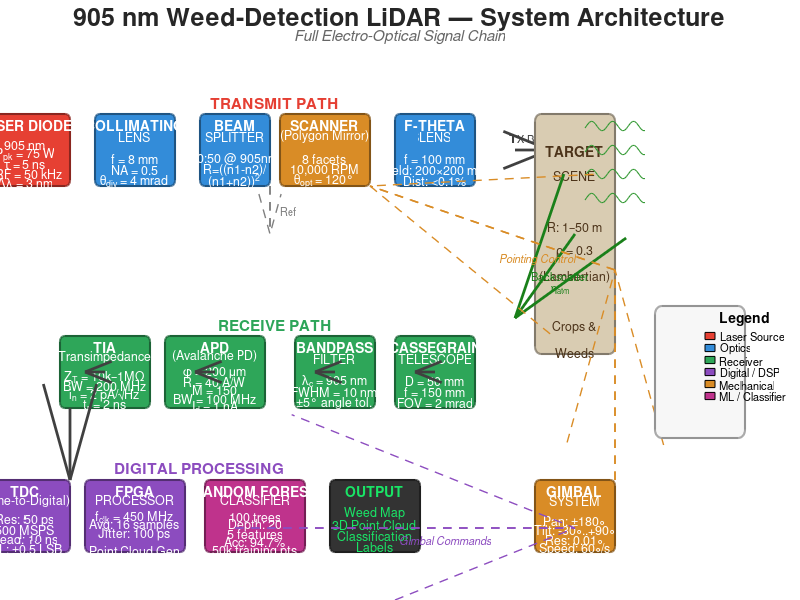
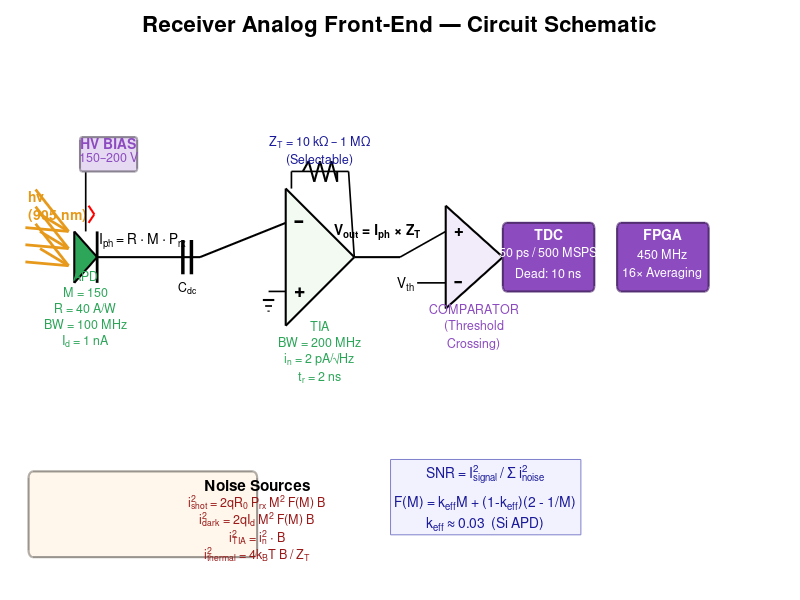
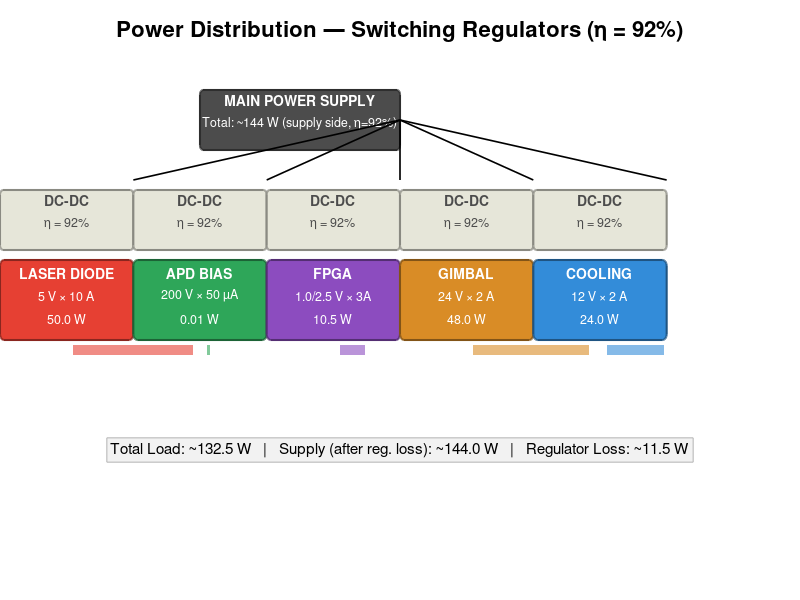

Source code (MATLAB) for these figures, in order:
function lidar_system_diagram()
% LIDAR_SYSTEM_DIAGRAM  Draw a comprehensive block diagram / circuit
%   schematic of the complete 905 nm weed-detection LiDAR system.
%
%   Usage:  lidar_system_diagram()
%
%   Generates 3 figures:
%     Figure 1 — Full system signal-chain block diagram
%     Figure 2 — Receiver analog front-end circuit schematic
%     Figure 3 — Power distribution tree

%% =====================================================================
%  FIGURE 1:  FULL SYSTEM BLOCK DIAGRAM
%  =====================================================================
fig1 = figure('Name', 'LiDAR System — Block Diagram', ...
    'Position', [40, 60, 1600, 900], 'Color', 'w', ...
    'MenuBar', 'none', 'NumberTitle', 'off');
ax1 = axes('Parent', fig1, 'Position', [0 0 1 1]);
axis(ax1, [0 160 0 100]);
axis off; hold on;

% ---- Colour palette ----
col_tx      = [0.90 0.25 0.20];   % red-orange
col_optics  = [0.20 0.55 0.85];   % blue
col_rx      = [0.18 0.65 0.35];   % green
col_digital = [0.55 0.30 0.75];   % purple
col_mech    = [0.85 0.55 0.15];   % amber
col_bg      = [0.96 0.96 0.98];   % light background
col_arrow   = [0.25 0.25 0.25];   % dark grey

% ---- Title ----
text(80, 97, '905 nm Weed-Detection LiDAR — System Architecture', ...
    'FontSize', 18, 'FontWeight', 'bold', 'HorizontalAlignment', 'center', ...
    'Color', [0.15 0.15 0.15]);
text(80, 94, 'Full Electro-Optical Signal Chain', ...
    'FontSize', 11, 'HorizontalAlignment', 'center', ...
    'Color', [0.4 0.4 0.4], 'FontAngle', 'italic');

% =========== TRANSMITTER CHAIN (top row, left) ===========
y_tx = 75;

% Laser Diode
draw_block(ax1, 5, y_tx, 18, 12, col_tx, ...
    {'LASER DIODE', '', '905 nm', 'P_{pk} = 75 W', ...
     '\tau = 5 ns', 'PRF = 50 kHz', '\Delta\lambda = 3 nm'}, 'w');

% Arrow
draw_arrow(ax1, 23, y_tx, 27, y_tx, col_arrow);

% Collimating Lens
draw_block(ax1, 27, y_tx, 16, 12, col_optics, ...
    {'COLLIMATING', 'LENS', '', 'f = 8 mm', 'NA = 0.5', ...
     '\theta_{div} = 4 mrad'}, 'w');

% Arrow
draw_arrow(ax1, 43, y_tx, 47, y_tx, col_arrow);

% Beam Splitter
draw_block(ax1, 47, y_tx, 14, 12, col_optics, ...
    {'BEAM', 'SPLITTER', '', '50:50 @ 905nm', ...
     'R=((n1-n2)/', '(n1+n2))^2'}, 'w');

% Arrow right → Scanner
draw_arrow(ax1, 61, y_tx, 65, y_tx, col_arrow);

% Arrow down from BS → Reference detector (dashed)
draw_dashed_arrow(ax1, 54, y_tx-6, 54, y_tx-14, [0.5 0.5 0.5]);
text(56, y_tx-10, 'Ref', 'FontSize', 8, 'Color', [0.5 0.5 0.5]);

% =========== SCANNING OPTICS (top row, right) ===========

% Scanner (Polygon / Galvo)
draw_block(ax1, 65, y_tx, 18, 12, col_mech, ...
    {'SCANNER', '(Polygon Mirror)', '', '8 facets', ...
     '10,000 RPM', '\theta_{opt} = 120°'}, 'w');

% Arrow
draw_arrow(ax1, 83, y_tx, 87, y_tx, col_arrow);

% F-theta Lens
draw_block(ax1, 87, y_tx, 16, 12, col_optics, ...
    {'F-THETA', 'LENS', '', 'f = 100 mm', ...
     'Field: 200×200 mm', 'Dist: <0.1%'}, 'w');

% Arrow to target
draw_arrow(ax1, 103, y_tx, 110, y_tx, col_arrow);
text(106.5, y_tx+2, 'TX Beam', 'FontSize', 8, 'Color', col_arrow, ...
    'HorizontalAlignment', 'center');

% =========== TARGET ===========
draw_block(ax1, 115, y_tx-14, 16, 40, [0.85 0.80 0.70], ...
    {'TARGET', 'SCENE', '', 'R: 1–50 m', ...
     '\rho = 0.3', '(Lambertian)', '', ...
     'Crops &', 'Weeds'}, [0.3 0.2 0.1]);
% Wavy lines for vegetation
for yy = [y_tx-8, y_tx-4, y_tx+0, y_tx+4]
    xx = linspace(117, 129, 30);
    plot(ax1, xx, yy + 0.8*sin(xx*1.5), 'Color', [0.2 0.6 0.2], 'LineWidth', 0.8);
end

% Return arrow (target → receiver telescope)
draw_arrow(ax1, 115, y_tx-14, 103, y_tx-28, [0.1 0.5 0.1]);
text(112, y_tx-22, {'Backscatter', '\eta_{atm}'}, 'FontSize', 8, ...
    'Color', [0.1 0.5 0.1], 'HorizontalAlignment', 'center');

% =========== RECEIVER CHAIN (bottom row, right to left) ===========
y_rx = 38;

% Cassegrain Telescope
draw_block(ax1, 87, y_rx, 16, 12, col_rx, ...
    {'CASSEGRAIN', 'TELESCOPE', '', 'D = 50 mm', ...
     'f = 150 mm', 'FOV = 2 mrad'}, 'w');

% Arrow
draw_arrow(ax1, 87, y_rx, 83, y_rx, col_arrow);

% Bandpass Filter
draw_block(ax1, 67, y_rx, 16, 12, col_rx, ...
    {'BANDPASS', 'FILTER', '', '\lambda_c = 905 nm', ...
     'FWHM = 10 nm', '\pm5° angle tol.'}, 'w');

% Arrow
draw_arrow(ax1, 67, y_rx, 63, y_rx, col_arrow);

% APD
draw_block(ax1, 43, y_rx, 20, 12, col_rx, ...
    {'APD', '(Avalanche PD)', '', '\phi = 200 \mum', ...
     'R = 40 A/W', 'M = 150', 'BW = 100 MHz', ...
     'I_d = 1 nA'}, 'w');

% Arrow
draw_arrow(ax1, 43, y_rx, 39, y_rx, col_arrow);

% TIA
draw_block(ax1, 21, y_rx, 18, 12, col_rx, ...
    {'TIA', '(Transimpedance)', '', 'Z_T = 10k–1M\Omega', ...
     'BW = 200 MHz', 'i_n = 2 pA/\surdHz', ...
     't_r = 2 ns'}, 'w');

% Arrow
draw_arrow(ax1, 21, y_rx, 17, y_rx, col_arrow);

% =========== DIGITAL PROCESSING (bottom row, left) ===========
y_dg = 14;

% TDC
draw_block(ax1, 5, y_dg, 18, 12, col_digital, ...
    {'TDC', '(Time-to-Digital)', '', 'Res: 50 ps', ...
     '500 MSPS', 'Dead: 10 ns', 'INL: ±0.5 LSB'}, 'w');

% Arrow from TIA down to TDC
draw_arrow(ax1, 14, y_rx-6, 14, y_dg+6, col_arrow);

% Arrow
draw_arrow(ax1, 23, y_dg, 27, y_dg, col_arrow);

% FPGA
draw_block(ax1, 27, y_dg, 20, 12, col_digital, ...
    {'FPGA', 'PROCESSOR', '', 'f_{clk} = 450 MHz', ...
     'Avg: 16 samples', 'Jitter: 100 ps', '', ...
     'Point Cloud Gen'}, 'w');

% Arrow
draw_arrow(ax1, 47, y_dg, 51, y_dg, col_arrow);

% ML Classifier
draw_block(ax1, 51, y_dg, 20, 12, [0.75 0.20 0.55], ...
    {'RANDOM FOREST', 'CLASSIFIER', '', '100 trees', ...
     'Depth: 20', '5 features', 'Acc: 94.7%', ...
     '50k training pts'}, 'w');

% Arrow
draw_arrow(ax1, 71, y_dg, 75, y_dg, col_arrow);

% Output
draw_block(ax1, 75, y_dg, 18, 12, [0.2 0.2 0.2], ...
    {'OUTPUT', '', 'Weed Map', '3D Point Cloud', ...
     'Classification', 'Labels'}, [0.1 0.9 0.4]);

% =========== GIMBAL (right side, bottom) ===========
draw_block(ax1, 115, y_dg, 16, 12, col_mech, ...
    {'GIMBAL', 'SYSTEM', '', 'Pan: \pm180\circ', ...
     'Tilt: -30\circ..+90\circ', 'Res: 0.01\circ', ...
     'Speed: 60\circ/s'}, 'w');

% Arrow from gimbal to scanner
draw_dashed_arrow(ax1, 123, y_dg+6, 123, y_tx-20, col_mech);
draw_dashed_arrow(ax1, 123, y_tx-20, 74, y_tx-6, col_mech);
text(100, y_tx-18, 'Pointing Control', 'FontSize', 8, ...
    'Color', col_mech, 'FontAngle', 'italic');

% Arrow from FPGA to Gimbal
draw_dashed_arrow(ax1, 47, y_dg-2, 115, y_dg-2, col_digital);
text(80, y_dg-4, 'Gimbal Commands', 'FontSize', 8, ...
    'Color', col_digital, 'FontAngle', 'italic');

% =========== SIGNAL FLOW LABELS ===========
% TX path label
text(55, y_tx+8, '\bf{TRANSMIT PATH}', 'FontSize', 11, ...
    'Color', col_tx, 'HorizontalAlignment', 'center', 'Interpreter', 'tex');
% RX path label
text(55, y_rx+8, '\bf{RECEIVE PATH}', 'FontSize', 11, ...
    'Color', col_rx, 'HorizontalAlignment', 'center', 'Interpreter', 'tex');
% Digital label
text(40, y_dg+8, '\bf{DIGITAL PROCESSING}', 'FontSize', 11, ...
    'Color', col_digital, 'HorizontalAlignment', 'center', 'Interpreter', 'tex');

% =========== LEGEND ===========
legend_x = 140; legend_y = 38;
draw_block(ax1, legend_x, legend_y, 18, 22, [0.97 0.97 0.97], {}, 'k');
text(legend_x+9, legend_y+9, '\bf{Legend}', 'FontSize', 10, ...
    'HorizontalAlignment', 'center');
draw_small_rect(ax1, legend_x+1, legend_y+6, col_tx);
text(legend_x+4, legend_y+6, 'Laser Source', 'FontSize', 8);
draw_small_rect(ax1, legend_x+1, legend_y+4, col_optics);
text(legend_x+4, legend_y+4, 'Optics', 'FontSize', 8);
draw_small_rect(ax1, legend_x+1, legend_y+2, col_rx);
text(legend_x+4, legend_y+2, 'Receiver', 'FontSize', 8);
draw_small_rect(ax1, legend_x+1, legend_y+0, col_digital);
text(legend_x+4, legend_y+0, 'Digital / DSP', 'FontSize', 8);
draw_small_rect(ax1, legend_x+1, legend_y-2, col_mech);
text(legend_x+4, legend_y-2, 'Mechanical', 'FontSize', 8);
draw_small_rect(ax1, legend_x+1, legend_y-4, [0.75 0.20 0.55]);
text(legend_x+4, legend_y-4, 'ML / Classifier', 'FontSize', 8);


%% =====================================================================
%  FIGURE 2:  RECEIVER ANALOG FRONT-END CIRCUIT
%  =====================================================================
fig2 = figure('Name', 'LiDAR — Receiver Circuit Schematic', ...
    'Position', [80, 40, 1400, 700], 'Color', 'w', ...
    'MenuBar', 'none', 'NumberTitle', 'off');
ax2 = axes('Parent', fig2, 'Position', [0 0 1 1]);
axis(ax2, [0 140 0 70]);
axis off; hold on;

text(70, 67, 'Receiver Analog Front-End — Circuit Schematic', ...
    'FontSize', 16, 'FontWeight', 'bold', 'HorizontalAlignment', 'center');

% ---- Photodiode Symbol (APD) ----
apd_x = 15; apd_y = 40;

% Incoming light arrows
for dy = [-2, 0, 2]
    draw_arrow(ax2, apd_x-8, apd_y+dy+3, apd_x-3, apd_y+dy+1, [0.9 0.6 0.1]);
end
text(apd_x-10, apd_y+6, {'h\nu', '(905 nm)'}, 'FontSize', 10, ...
    'Color', [0.9 0.6 0.1], 'FontWeight', 'bold');

% Diode triangle
triangle_x = [apd_x-2, apd_x+2, apd_x-2, apd_x-2];
triangle_y = [apd_y+3, apd_y, apd_y-3, apd_y+3];
fill(ax2, triangle_x, triangle_y, col_rx, 'EdgeColor', 'k', 'LineWidth', 1.5);
% Cathode bar
plot(ax2, [apd_x+2, apd_x+2], [apd_y-3, apd_y+3], 'k', 'LineWidth', 2);
% APD gain symbol (zigzag / avalanche)
plot(ax2, [apd_x+0.5, apd_x+1.5], [apd_y+4, apd_y+5], 'r', 'LineWidth', 1.5);
plot(ax2, [apd_x+1.5, apd_x+0.5], [apd_y+5, apd_y+6], 'r', 'LineWidth', 1.5);

% APD label
text(apd_x, apd_y-6, {'APD', 'M = 150', 'R = 40 A/W', ...
    'BW = 100 MHz', 'I_d = 1 nA'}, ...
    'FontSize', 9, 'HorizontalAlignment', 'center', 'Color', col_rx);

% HV Bias supply
plot(ax2, [apd_x, apd_x], [apd_y+3, apd_y+12], 'k', 'LineWidth', 1.2);
plot(ax2, [apd_x, apd_x+4], [apd_y+12, apd_y+12], 'k', 'LineWidth', 1.2);
draw_block(ax2, apd_x+4, apd_y+12, 10, 4, [0.9 0.85 0.95], ...
    {'HV BIAS', '150–200 V'}, col_digital);

% Wire from cathode to TIA
plot(ax2, [apd_x+2, 35], [apd_y, apd_y], 'k', 'LineWidth', 1.5);
% Current label
text(25, apd_y+2, 'I_{ph} = R \cdot M \cdot P_{rx}', ...
    'FontSize', 10, 'HorizontalAlignment', 'center', 'Interpreter', 'tex');

% ---- DC Blocking Capacitor ----
cap_x = 32;
plot(ax2, [cap_x, cap_x], [apd_y-2, apd_y+2], 'k', 'LineWidth', 2.5);
plot(ax2, [cap_x+1.5, cap_x+1.5], [apd_y-2, apd_y+2], 'k', 'LineWidth', 2.5);
text(cap_x+0.75, apd_y-3.5, 'C_{dc}', 'FontSize', 9, 'HorizontalAlignment', 'center');

% ---- TIA (Op-Amp Circuit) ----
tia_x = 50; tia_y = apd_y;

% Op-amp triangle
op_x = [tia_x, tia_x+12, tia_x, tia_x];
op_y = [tia_y+8, tia_y, tia_y-8, tia_y+8];
fill(ax2, op_x, op_y, [0.95 0.98 0.95], 'EdgeColor', 'k', 'LineWidth', 1.5);

% + and - inputs
text(tia_x+1.5, tia_y+4, '–', 'FontSize', 14, 'FontWeight', 'bold');
text(tia_x+1.5, tia_y-4, '+', 'FontSize', 14, 'FontWeight', 'bold');

% Input wire to – (inverting)
plot(ax2, [35, tia_x], [apd_y, tia_y+4], 'k', 'LineWidth', 1.5);

% Non-inverting input to ground
plot(ax2, [tia_x, tia_x-3], [tia_y-4, tia_y-4], 'k', 'LineWidth', 1.2);
% Ground symbol
gnd_x = tia_x - 3;
gnd_y = tia_y - 4;
plot(ax2, [gnd_x-1, gnd_x+1], [gnd_y-1, gnd_y-1], 'k', 'LineWidth', 1.5);
plot(ax2, [gnd_x-0.6, gnd_x+0.6], [gnd_y-1.7, gnd_y-1.7], 'k', 'LineWidth', 1.2);
plot(ax2, [gnd_x-0.2, gnd_x+0.2], [gnd_y-2.3, gnd_y-2.3], 'k', 'LineWidth', 0.8);

% Feedback resistor (Z_T)
fb_y_top = tia_y + 10;
plot(ax2, [tia_x+1, tia_x+1], [tia_y+8, fb_y_top], 'k', 'LineWidth', 1.2);
plot(ax2, [tia_x+1, tia_x+11], [fb_y_top, fb_y_top], 'k', 'LineWidth', 1.2);

% Zigzag resistor symbol
draw_resistor(ax2, tia_x+3, fb_y_top, tia_x+9, fb_y_top);
text(tia_x+6, fb_y_top+2.5, {'Z_T = 10 k\Omega – 1 M\Omega', '(Selectable)'}, ...
    'FontSize', 9, 'HorizontalAlignment', 'center', 'Color', [0.1 0.1 0.6]);

% Feedback to output
plot(ax2, [tia_x+11, tia_x+12], [fb_y_top, tia_y], 'k', 'LineWidth', 1.2);

% Output wire
plot(ax2, [tia_x+12, tia_x+20], [tia_y, tia_y], 'k', 'LineWidth', 1.5);

% TIA label
text(tia_x+6, tia_y-11, {'TIA', 'BW = 200 MHz', 'i_n = 2 pA/\surdHz', ...
    't_r = 2 ns'}, ...
    'FontSize', 9, 'HorizontalAlignment', 'center', 'Color', col_rx);

% Output voltage label
text(tia_x+16, tia_y+3, 'V_{out} = I_{ph} \times Z_T', ...
    'FontSize', 10, 'HorizontalAlignment', 'center', ...
    'FontWeight', 'bold', 'Interpreter', 'tex');

% ---- Comparator / Threshold ----
comp_x = 78; comp_y = tia_y;
op2_x = [comp_x, comp_x+10, comp_x, comp_x];
op2_y = [comp_y+6, comp_y, comp_y-6, comp_y+6];
fill(ax2, op2_x, op2_y, [0.95 0.92 0.98], 'EdgeColor', 'k', 'LineWidth', 1.5);
text(comp_x+1.5, comp_y+3, '+', 'FontSize', 12, 'FontWeight', 'bold');
text(comp_x+1.5, comp_y-3, '–', 'FontSize', 12, 'FontWeight', 'bold');

% Input from TIA
plot(ax2, [tia_x+20, comp_x], [tia_y, comp_y+3], 'k', 'LineWidth', 1.2);

% Threshold voltage
plot(ax2, [comp_x-5, comp_x], [comp_y-3, comp_y-3], 'k', 'LineWidth', 1.2);
text(comp_x-7, comp_y-3, 'V_{th}', 'FontSize', 10, 'HorizontalAlignment', 'center');

% Output to TDC
plot(ax2, [comp_x+10, comp_x+18], [comp_y, comp_y], 'k', 'LineWidth', 1.5);
text(comp_x+5, comp_y-8, {'COMPARATOR', '(Threshold', 'Crossing)'}, ...
    'FontSize', 9, 'HorizontalAlignment', 'center', 'Color', col_digital);

% ---- TDC Block ----
draw_block(ax2, comp_x+18, comp_y, 16, 8, col_digital, ...
    {'TDC', '50 ps / 500 MSPS', 'Dead: 10 ns'}, 'w');

% Arrow to FPGA
draw_arrow(ax2, comp_x+34, comp_y, comp_x+38, comp_y, col_arrow);

% FPGA Block
draw_block(ax2, comp_x+38, comp_y, 16, 8, col_digital, ...
    {'FPGA', '450 MHz', '16× Averaging'}, 'w');

% ---- Noise Sources Annotation ----
noise_x = 25; noise_y = 10;
draw_block(ax2, noise_x, noise_y, 40, 10, [1 0.97 0.92], {}, 'k');
text(noise_x + 20, noise_y + 3.5, '\bf{Noise Sources}', 'FontSize', 11, ...
    'HorizontalAlignment', 'center', 'Interpreter', 'tex');
noise_texts = {
    'i^2_{shot} = 2qR_0 P_{rx} M^2 F(M) B', ...
    'i^2_{dark} = 2qI_d M^2 F(M) B', ...
    'i^2_{TIA} = i_n^2 \cdot B', ...
    'i^2_{thermal} = 4k_BT B / Z_T'
};
for k = 1:4
    text(noise_x + 20, noise_y + 1.5 - 2*(k-1), noise_texts{k}, ...
        'FontSize', 9, 'HorizontalAlignment', 'center', ...
        'Interpreter', 'tex', 'Color', [0.6 0.1 0.1]);
end

% SNR equation
text(85, noise_y+2, {'SNR = I_{signal}^2 / \Sigma i^2_{noise}', '', ...
    'F(M) = k_{eff}M + (1-k_{eff})(2 - 1/M)', ...
    'k_{eff} \approx 0.03  (Si APD)'}, ...
    'FontSize', 10, 'HorizontalAlignment', 'center', ...
    'Interpreter', 'tex', 'Color', [0.1 0.1 0.6], ...
    'BackgroundColor', [0.95 0.95 1], 'EdgeColor', [0.5 0.5 0.8]);


%% =====================================================================
%  FIGURE 3:  POWER DISTRIBUTION TREE
%  =====================================================================
fig3 = figure('Name', 'LiDAR — Power Distribution', ...
    'Position', [120, 80, 1200, 600], 'Color', 'w', ...
    'MenuBar', 'none', 'NumberTitle', 'off');
ax3 = axes('Parent', fig3, 'Position', [0 0 1 1]);
axis(ax3, [0 120 0 60]);
axis off; hold on;

text(60, 57, 'Power Distribution — Switching Regulators (\eta = 92%)', ...
    'FontSize', 16, 'FontWeight', 'bold', 'HorizontalAlignment', 'center');

% Main supply
draw_block(ax3, 45, 48, 30, 6, [0.3 0.3 0.3], ...
    {'MAIN POWER SUPPLY', 'Total: ~144 W (supply side, η=92%)'}, 'w');

% Branches
subsystems = {
    'LASER DIODE',    '5 V × 10 A',    '50.0 W',  [0.90 0.25 0.20], 10;
    'APD BIAS',       '200 V × 50 µA', '0.01 W',  [0.18 0.65 0.35], 30;
    'FPGA',           '1.0/2.5 V × 3A','10.5 W',  [0.55 0.30 0.75], 50;
    'GIMBAL',         '24 V × 2 A',    '48.0 W',  [0.85 0.55 0.15], 70;
    'COOLING',        '12 V × 2 A',    '24.0 W',  [0.20 0.55 0.85], 90;
};

y_sub = 30;
for k = 1:size(subsystems, 1)
    name = subsystems{k, 1};
    spec = subsystems{k, 2};
    pwr  = subsystems{k, 3};
    clr  = subsystems{k, 4};
    x_pos = subsystems{k, 5};
    
    % Vertical line from main bus
    plot(ax3, [60, x_pos+10], [48, 42], 'k-', 'LineWidth', 1.2);
    
    % Regulator block
    draw_block(ax3, x_pos, 38, 20, 6, [0.9 0.9 0.85], ...
        {'DC-DC', ['\eta = 92%']}, [0.3 0.3 0.3]);
    
    % Line to load
    plot(ax3, [x_pos+10, x_pos+10], [35, y_sub+5], 'k-', 'LineWidth', 1.5);
    
    % Load block
    draw_block(ax3, x_pos, y_sub, 20, 8, clr, ...
        {name, spec, pwr}, 'w');
    
    % Power bar (proportional)
    pwr_val = str2double(strtok(pwr));
    bar_width = max(0.5, pwr_val / 50 * 18);
    fill(ax3, [x_pos+1, x_pos+1+bar_width, x_pos+1+bar_width, x_pos+1], ...
         [y_sub-5.5, y_sub-5.5, y_sub-4.5, y_sub-4.5], clr, ...
         'EdgeColor', 'none', 'FaceAlpha', 0.6);
end

% Total power annotation
text(60, 15, sprintf('Total Load: ~132.5 W   |   Supply (after reg. loss): ~144.0 W   |   Regulator Loss: ~11.5 W'), ...
    'FontSize', 11, 'HorizontalAlignment', 'center', ...
    'BackgroundColor', [0.95 0.95 0.95], 'EdgeColor', [0.7 0.7 0.7]);

fprintf('System diagrams generated (3 figures).\n');
fprintf('  Figure 1: Full System Block Diagram\n');
fprintf('  Figure 2: Receiver Analog Front-End Circuit\n');
fprintf('  Figure 3: Power Distribution Tree\n');

end

%% =======================================================================
%  HELPER FUNCTIONS
%  =======================================================================

function draw_block(ax, cx, cy, w, h, face_color, labels, text_color)
    % Draw a rectangle with centred text labels
    hw = w/2; hh = h/2;
    % Use rectangle for proper rendering (supports Curvature)
    rectangle('Parent', ax, 'Position', [cx-hw, cy-hh, w, h], ...
        'FaceColor', face_color, 'EdgeColor', min(face_color*0.6, [1 1 1]), ...
        'LineWidth', 1.5, 'Curvature', 0.15);
    
    n = numel(labels);
    for k = 1:n
        y_pos = cy + hh*0.7 - (k-1) * (h / (n + 0.5));
        fs = 9;
        fw = 'normal';
        if k == 1
            fs = 10; fw = 'bold';
        end
        text(cx, y_pos, labels{k}, 'FontSize', fs, 'FontWeight', fw, ...
            'HorizontalAlignment', 'center', 'Color', text_color, ...
            'Parent', ax);
    end
end

function draw_arrow(ax, x1, y1, x2, y2, color)
    % Simple thick arrow using quiver
    quiver(ax, x1, y1, x2-x1, y2-y1, 0, ...
        'Color', color, 'LineWidth', 2, 'MaxHeadSize', 0.8);
end

function draw_dashed_arrow(ax, x1, y1, x2, y2, color)
    plot(ax, [x1 x2], [y1 y2], '--', 'Color', color, 'LineWidth', 1.2);
    % Small arrowhead
    quiver(ax, x1, y1, x2-x1, y2-y1, 0, ...
        'Color', color, 'LineWidth', 1, 'MaxHeadSize', 0.5, ...
        'LineStyle', '--');
end

function draw_small_rect(ax, x, y, color)
    fill(ax, [x, x+2, x+2, x, x], [y-0.6, y-0.6, y+0.6, y+0.6, y-0.6], ...
        color, 'EdgeColor', 'k', 'Parent', ax);
end

function draw_resistor(ax, x1, y_pos, x2, ~)
    % Zigzag resistor symbol along horizontal line at y_pos
    n_zag = 6;
    dx = (x2 - x1) / n_zag;
    amp = 1.2;
    xx = x1;
    yy = y_pos;
    for k = 1:n_zag
        x_next = xx + dx;
        if mod(k, 2) == 1
            y_next = y_pos + amp;
        else
            y_next = y_pos - amp;
        end
        plot(ax, [xx, x_next], [yy, y_next], 'k', 'LineWidth', 1.5);
        xx = x_next;
        yy = y_next;
    end
    % Connect ends back to horizontal
    plot(ax, [x2, x2], [yy, y_pos], 'k', 'LineWidth', 1.5);
end
